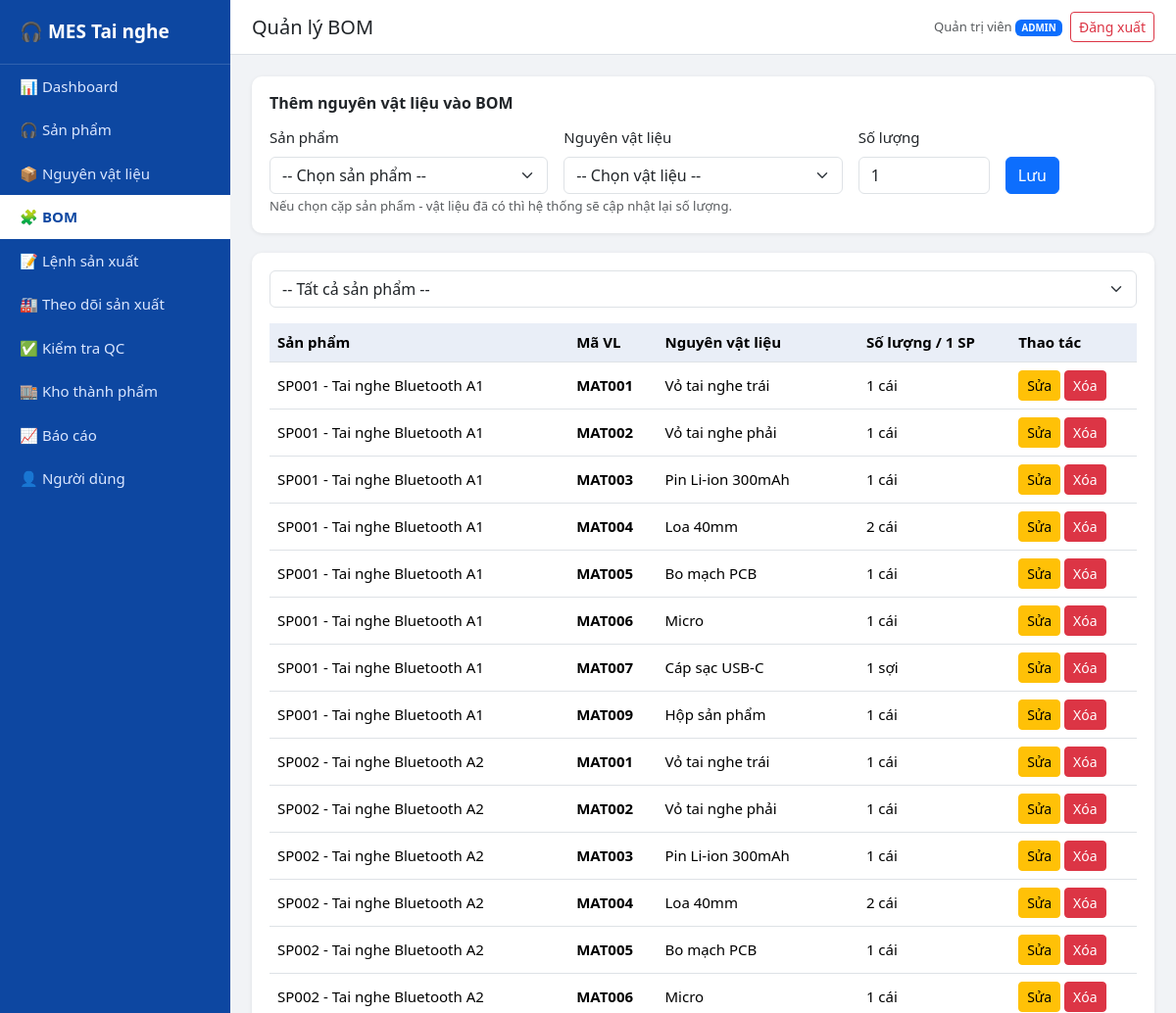
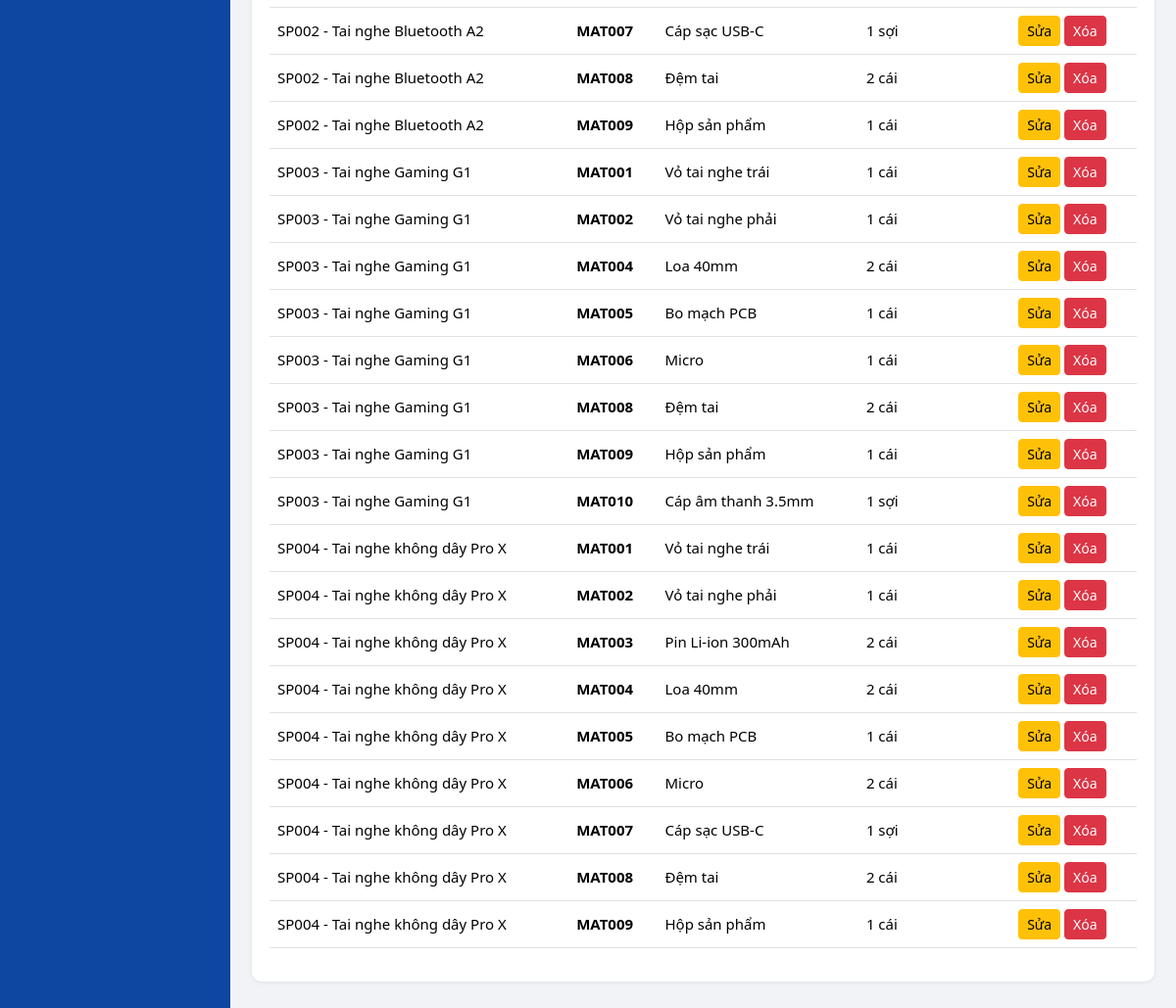
/bom.php (signed in), run on the app's committed database (2 pictures, top to bottom).
### tables this page shows
CREATE TABLE bom (
  id INT AUTO_INCREMENT PRIMARY KEY,
  product_id INT NOT NULL,
  material_id INT NOT NULL,
  quantity INT NOT NULL,
  UNIQUE KEY uq_bom (product_id, material_id),
  FOREIGN KEY (product_id) REFERENCES products(id) ON DELETE CASCADE,
  FOREIGN KEY (material_id) REFERENCES materials(id) ON DELETE RESTRICT
);

CREATE TABLE products (
  id INT AUTO_INCREMENT PRIMARY KEY,
  code VARCHAR(20) NOT NULL UNIQUE,
  name VARCHAR(100) NOT NULL,
  type VARCHAR(50) NOT NULL,
  color VARCHAR(30) NOT NULL,
  price DECIMAL(12,0) NOT NULL DEFAULT 0,
  status ENUM('Active','Inactive') NOT NULL DEFAULT 'Active'
);

CREATE TABLE materials (
  id INT AUTO_INCREMENT PRIMARY KEY,
  code VARCHAR(20) NOT NULL UNIQUE,
  name VARCHAR(100) NOT NULL,
  unit VARCHAR(20) NOT NULL,
  stock_qty INT NOT NULL DEFAULT 0,
  min_qty INT NOT NULL DEFAULT 0,
  supplier VARCHAR(100)
);

### includes/auth.php (called while the page is built, shortened)
<?php
function e($s) { return htmlspecialchars((string)$s, ENT_QUOTES, 'UTF-8'); }
function is_logged_in() { return isset($_SESSION['user']); }
function is_admin()     { return is_logged_in() && $_SESSION['user']['role'] === 'admin'; }

### bom.php (the view, shortened to what this page needs)
<?php
require 'config/database.php';
require 'includes/auth.php';
$sql = "SELECT b.*, p.code AS pcode, p.name AS pname, m.code AS mcode, m.name AS mname, m.unit
        FROM bom b JOIN products p ON p.id = b.product_id JOIN materials m ON m.id = b.material_id";
$params = [];
$sql .= ' ORDER BY p.code, m.code';
$stmt = $pdo->prepare($sql);
$stmt->execute($params);
$rows = $stmt->fetchAll();
$edit = null;
include 'includes/header.php';
include 'includes/sidebar.php';
?>
<?php if (is_admin()): ?>
<div class="box">
    <h6><?= $edit ? 'Sửa số lượng BOM' : 'Thêm nguyên vật liệu vào BOM' ?></h6>
    <form method="post" class="row g-3">
        <div class="col-md-4"><label class="form-label">Sản phẩm</label>
            <select name="product_id" class="form-select" required>
                <option value="">-- Chọn sản phẩm --</option>
            </select></div>
        <div class="col-md-4"><label class="form-label">Nguyên vật liệu</label>
            <select name="material_id" class="form-select" required>
                <option value="">-- Chọn vật liệu --</option>
            </select></div>
        <div class="col-md-2"><label class="form-label">Số lượng</label>
            <input name="quantity" type="number" min="1" class="form-control" required value="<?= e($edit['quantity'] ?? 1) ?>"></div>
        <div class="col-md-2 d-flex align-items-end">
            <button class="btn btn-primary me-2"><?= $edit ? 'Cập nhật' : 'Lưu' ?></button>
        </div>
    </form>
    <small class="text-muted">Nếu chọn cặp sản phẩm - vật liệu đã có thì hệ thống sẽ cập nhật lại số lượng.</small>
</div>
<?php endif; ?>
<div class="box">
    <form method="get" class="d-flex gap-2 mb-3">
        <select name="product_id" class="form-select" onchange="this.form.submit()">
            <option value="0">-- Tất cả sản phẩm --</option>
        </select>
    </form>
    <div class="table-responsive">
    <table class="table table-hover align-middle">
        <thead><tr><th>Sản phẩm</th><th>Mã VL</th><th>Nguyên vật liệu</th><th>Số lượng / 1 SP</th><?php if (is_admin()): ?><th>Thao tác</th><?php endif; ?></tr></thead>
        <tbody>
        <?php foreach ($rows as $r): ?>
            <tr>
                <td><?= e($r['pcode'] . ' - ' . $r['pname']) ?></td>
                <td><b><?= e($r['mcode']) ?></b></td>
                <td><?= e($r['mname']) ?></td>
                <td><?= $r['quantity'] . ' ' . e($r['unit']) ?></td>
                <?php if (is_admin()): ?>
                <td class="text-nowrap">
                    <a href="bom.php?product_id=<?= $r['product_id'] ?>&edit=<?= $r['id'] ?>" class="btn btn-sm btn-warning">Sửa</a>
                    <form method="post" class="d-inline form-delete">
                        <button class="btn btn-sm btn-danger">Xóa</button>
                    </form>
                </td>
                <?php endif; ?>
            </tr>
        <?php endforeach; ?>
        </tbody>
    </table>
    </div>
</div>
<?php include 'includes/footer.php'; ?>

### css/style.css (style rules this page uses)
body { background: #f1f3f6; font-size: 15px; }
.box { background: #fff; border-radius: 10px; padding: 18px; box-shadow: 0 1px 4px rgba(0,0,0,.08); margin-bottom: 20px; }
.box h6 { font-weight: 600; margin-bottom: 14px; }
.table th { background: #e9eef7; white-space: nowrap; }

### data on the page
bom: product.name "SP001 - Tai nghe Bluetooth A1", material.code "MAT001", material.name "Vỏ tai nghe trái", quantity "1", material.unit "cái"
bom: product.name "SP001 - Tai nghe Bluetooth A1", material.code "MAT002", material.name "Vỏ tai nghe phải", quantity "1", material.unit "cái"
bom: product.name "SP001 - Tai nghe Bluetooth A1", material.code "MAT003", material.name "Pin Li-ion 300mAh", quantity "1", material.unit "cái"
bom: product.name "SP001 - Tai nghe Bluetooth A1", material.code "MAT004", material.name "Loa 40mm", quantity "2", material.unit "cái"
bom: product.name "SP001 - Tai nghe Bluetooth A1", material.code "MAT005", material.name "Bo mạch PCB", quantity "1", material.unit "cái"
bom: product.name "SP001 - Tai nghe Bluetooth A1", material.code "MAT006", material.name "Micro", quantity "1", material.unit "cái"
bom: product.name "SP001 - Tai nghe Bluetooth A1", material.code "MAT007", material.name "Cáp sạc USB-C", quantity "1", material.unit "sợi"
bom: product.name "SP001 - Tai nghe Bluetooth A1", material.code "MAT009", material.name "Hộp sản phẩm", quantity "1", material.unit "cái"
bom: product.name "SP002 - Tai nghe Bluetooth A2", material.code "MAT001", material.name "Vỏ tai nghe trái", quantity "1", material.unit "cái"
bom: product.name "SP002 - Tai nghe Bluetooth A2", material.code "MAT002", material.name "Vỏ tai nghe phải", quantity "1", material.unit "cái"
bom: product.name "SP002 - Tai nghe Bluetooth A2", material.code "MAT003", material.name "Pin Li-ion 300mAh", quantity "1", material.unit "cái"
bom: product.name "SP002 - Tai nghe Bluetooth A2", material.code "MAT004", material.name "Loa 40mm", quantity "2", material.unit "cái"
bom: product.name "SP002 - Tai nghe Bluetooth A2", material.code "MAT005", material.name "Bo mạch PCB", quantity "1", material.unit "cái"
bom: product.name "SP002 - Tai nghe Bluetooth A2", material.code "MAT006", material.name "Micro", quantity "1", material.unit "cái"
bom: product.name "SP002 - Tai nghe Bluetooth A2", material.code "MAT007", material.name "Cáp sạc USB-C", quantity "1", material.unit "sợi"
bom: product.name "SP002 - Tai nghe Bluetooth A2", material.code "MAT008", material.name "Đệm tai", quantity "2", material.unit "cái"
bom: product.name "SP002 - Tai nghe Bluetooth A2", material.code "MAT009", material.name "Hộp sản phẩm", quantity "1", material.unit "cái"
bom: product.name "SP003 - Tai nghe Gaming G1", material.code "MAT001", material.name "Vỏ tai nghe trái", quantity "1", material.unit "cái"
bom: product.name "SP003 - Tai nghe Gaming G1", material.code "MAT002", material.name "Vỏ tai nghe phải", quantity "1", material.unit "cái"
bom: product.name "SP003 - Tai nghe Gaming G1", material.code "MAT004", material.name "Loa 40mm", quantity "2", material.unit "cái"
bom: product.name "SP003 - Tai nghe Gaming G1", material.code "MAT005", material.name "Bo mạch PCB", quantity "1", material.unit "cái"
bom: product.name "SP003 - Tai nghe Gaming G1", material.code "MAT006", material.name "Micro", quantity "1", material.unit "cái"
bom: product.name "SP003 - Tai nghe Gaming G1", material.code "MAT008", material.name "Đệm tai", quantity "2", material.unit "cái"
bom: product.name "SP003 - Tai nghe Gaming G1", material.code "MAT009", material.name "Hộp sản phẩm", quantity "1", material.unit "cái"
bom: product.name "SP003 - Tai nghe Gaming G1", material.code "MAT010", material.name "Cáp âm thanh 3.5mm", quantity "1", material.unit "sợi"
bom: product.name "SP004 - Tai nghe không dây Pro X", material.code "MAT001", material.name "Vỏ tai nghe trái", quantity "1", material.unit "cái"
bom: product.name "SP004 - Tai nghe không dây Pro X", material.code "MAT002", material.name "Vỏ tai nghe phải", quantity "1", material.unit "cái"
bom: product.name "SP004 - Tai nghe không dây Pro X", material.code "MAT003", material.name "Pin Li-ion 300mAh", quantity "2", material.unit "cái"
bom: product.name "SP004 - Tai nghe không dây Pro X", material.code "MAT004", material.name "Loa 40mm", quantity "2", material.unit "cái"
bom: product.name "SP004 - Tai nghe không dây Pro X", material.code "MAT005", material.name "Bo mạch PCB", quantity "1", material.unit "cái"
bom: product.name "SP004 - Tai nghe không dây Pro X", material.code "MAT006", material.name "Micro", quantity "2", material.unit "cái"
bom: product.name "SP004 - Tai nghe không dây Pro X", material.code "MAT007", material.name "Cáp sạc USB-C", quantity "1", material.unit "sợi"
bom: product.name "SP004 - Tai nghe không dây Pro X", material.code "MAT008", material.name "Đệm tai", quantity "2", material.unit "cái"
bom: product.name "SP004 - Tai nghe không dây Pro X", material.code "MAT009", material.name "Hộp sản phẩm", quantity "1", material.unit "cái"

### other printed values
$item[1] "📊"
$item[0] "Dashboard"
$item[1] "🎧"
$item[0] "Sản phẩm"
$item[1] "📦"
$item[0] "Nguyên vật liệu"
$item[1] "🧩"
$item[0] "BOM"
$item[1] "📝"
$item[0] "Lệnh sản xuất"
$item[1] "🏭"
$item[0] "Theo dõi sản xuất"
$item[1] "✅"
$item[0] "Kiểm tra QC"
$item[1] "🏬"
